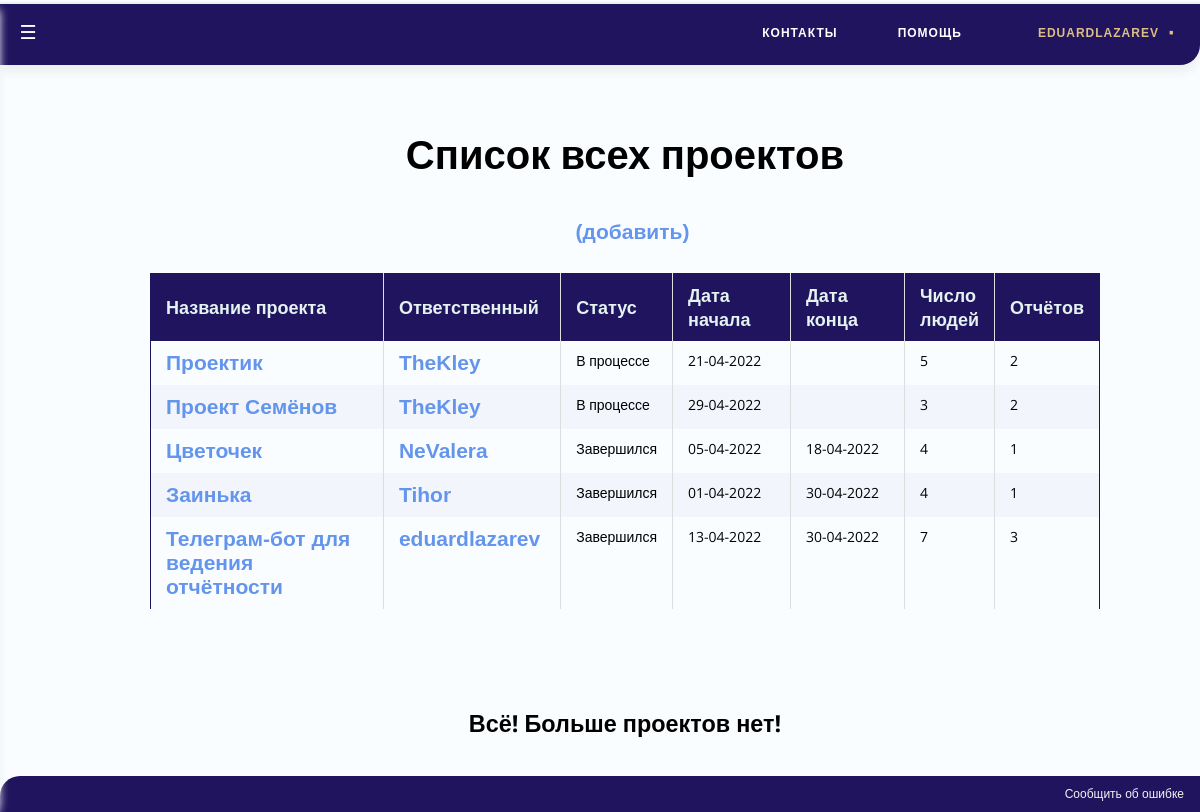
The app's page /TeleBot/projects/ (signed in), older data.
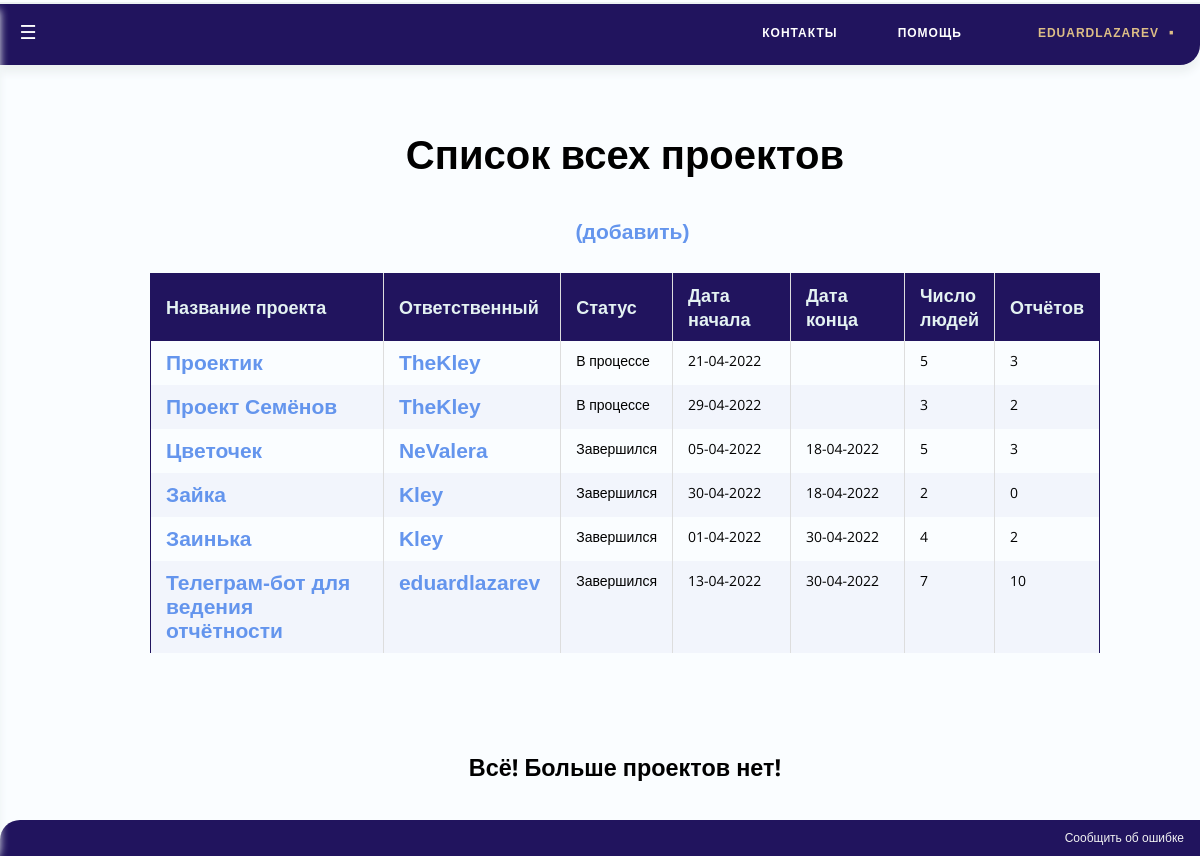
The same page, newer data.
### Projects/models.py (models this page shows, shortened)
class Project(models.Model):
	name = models.CharField(unique = True, max_length=200)
	start_date = models.DateField(default = datetime.now, null=True, blank=True)
	end_date = models.DateField(null=True, blank=True)
	users = models.ManyToManyField(User)
	responsible_user = models.ForeignKey(User, related_name="responsible", on_delete=models.SET_NULL, null=True)
	def get_absolute_url(self):
		return reverse('project-detail', args=[str(self.id)])
	def status(self):
		if not self.start_date or date.today()< self.start_date:
			return 'Не начался'
		if self.end_date is None or self.start_date <= date.today() < self.end_date:
			return 'В процессе'
		if date.today() >= self.end_date:
			return 'Завершился'

### Users/models.py (models this page shows, shortened)
class User(AbstractUser):
	personal_token = models.UUIDField(default=uuid.uuid4, help_text="Unique ID for this particular book across whole library")
	telegram_id = models.BigIntegerField(primary_key=True, unique=True)
	def __str__(self):
		return self.username
	def get_absolute_url(self):
		return reverse('user-detail', args=[str(self.telegram_id)])
	def is_verified(self):
		return (self.is_active) or (self.is_staff)

### Projects/views.py (the view)
@user_passes_test(User.is_verified)
def project_list(request):
	project_list = Project.objects.order_by("end_date", "start_date")
	return render(
		request,
		'Projects/project_list.html',
		context = {'project_list': project_list})

### TeleBot/templates/Projects/project_list.html (shortened to what this page needs)
{% extends "base_generic.html" %}
{% block head %}
{% load static %}
{% endblock %}
{% block content %}
	<br>
	<h1 align = center>Список {% if user.is_staff %}всех{% else %}ваших{% endif %} проектов</h1>
	{% if user.is_staff  %}
		<h4 align = center><big> <big>  </big></big>  <a class="mya" href = "{% url 'project-create'%}"> (добавить) </a> </h5>
	{% endif %}
    {% if project_list and user.is_staff or user.project_set.all.count %}
	<table align = center width = 85% cellspacing="0" id="myTable" class="table">
    <thead>
		<tr>
			<th width = 30% onclick="sortTable(0)" align=left>Название проекта        </th>
			<th width = 19% onclick="sortTable(1)" align=left>Ответственный</th>
			<th width = 10% onclick="sortTable(2)">Статус</th>
			<th width = 14% onclick="sortTable(3)">Дата<br>начала</th>
			<th width = 14% onclick="sortTable(4)">Дата<br>конца</th>
			<th width = 9% onclick="sortTable(5)">Число<br>людей</th>
			<th width = 9% onclick="sortTable(6)">Отчётов</th>
		</tr>
    </thead>
        <tbody>
      {% for project in project_list %}
	  {% if user.is_staff or user in project.users.all %}
      <tr>
        <td><a class="mya" href="{{ project.get_absolute_url }}">{{ project.name }}</a></td>
		<td><a class="mya" href="{{ project.responsible_user.get_absolute_url }}">{{project.responsible_user}}</a></td>
		<td align=center>{{project.status}}</td>
		<td align=center>{{project.start_date|date:'d-m-Y'}}</td>
		<td align=center>{{project.end_date|date:'d-m-Y'}}</td>
		<td align=center>{{project.users.all.count}}</td>
		<td align=center>{{project.report_set.all.count}}</td>
      </tr>
	  {% endif %}
      {% endfor %}
      </tbody>
	</table>
	<br><br>
	<h3 align = center> Всё! Больше проектов нет! </h2>
    {% else %}
	<br><br><br><br><br><br><br><br>
      <h4 align = center>Должен быть здесь в таблице. Только он пуст</h4>
    {% endif %}
{% endblock %}

Row changes from the older to the newer data that the page shows:
computed for Project "Проектик": report_set.all.count "2" → "3"
computed for Project "Цветочек": users.all.count "4" → "5"; report_set.all.count "1" → "3"
added Project: name "Зайка", responsible_user "Kley", status "Завершился", start_date "30-04-2022", end_date "18-04-2022", users.all.count "2", report_set.all.count "0"
changed through a linked row, Project "Заинька": responsible_user "Tihor" → "Kley"; report_set.all.count "1" → "2"
computed for Project "Телеграм-бот для ведения отчётности": report_set.all.count "3" → "10"
